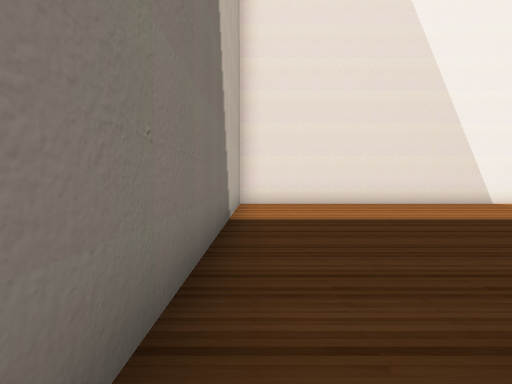
View 1 (above)

19 first-person views from a walk through a 3-D level made in the Godot game engine. The camera is 1.4 m above the floor, tilts 2° down and sees 80° across. The floor is counted in squares, 2 m on a side. Each view is taken from the middle of a square. On the plan, view 1 faces up. The plan holds only what a view shows up to about 10 squares ahead; the rest is blank. The place goes on beyond the plan. Some surface patterns are stand-ins.

View 2
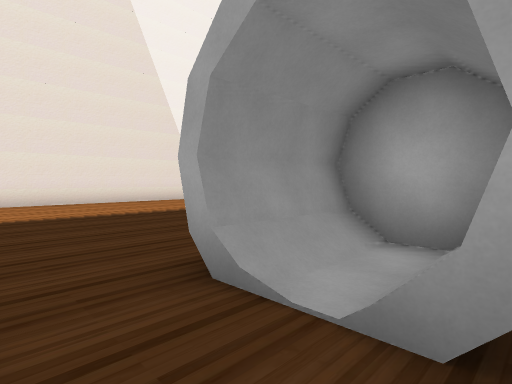

View 3
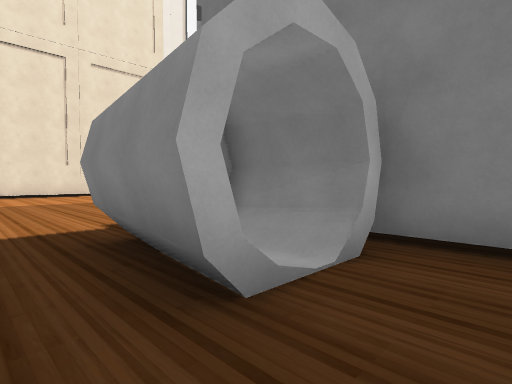

View 4
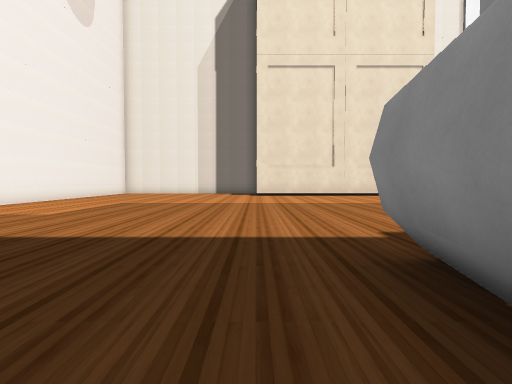

View 5
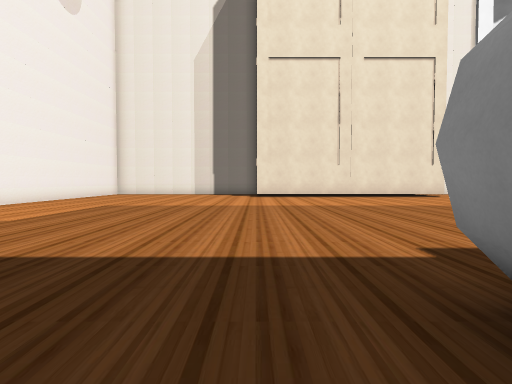

View 6
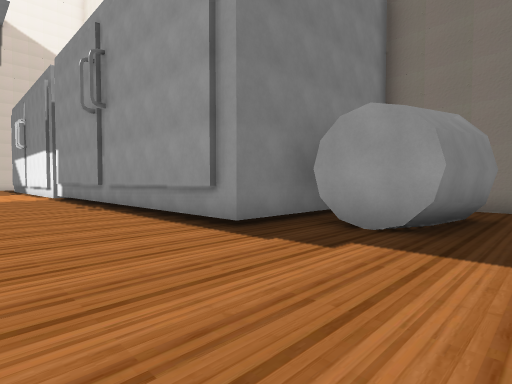

View 7
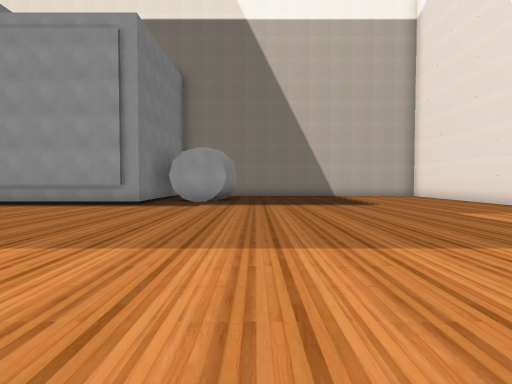

View 8
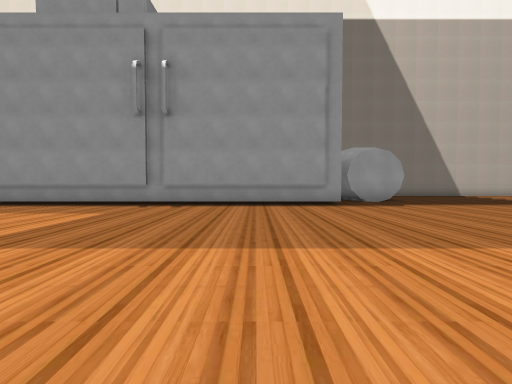

View 9
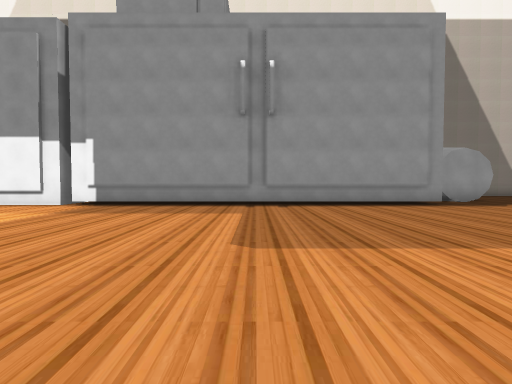

View 10
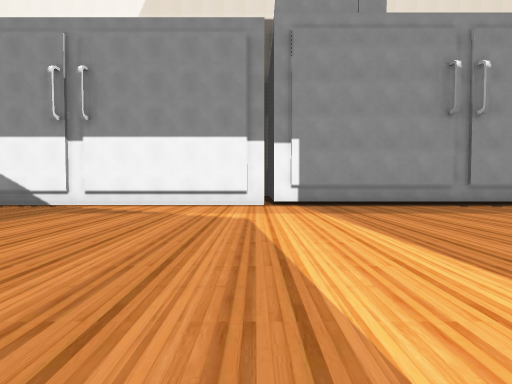

View 11
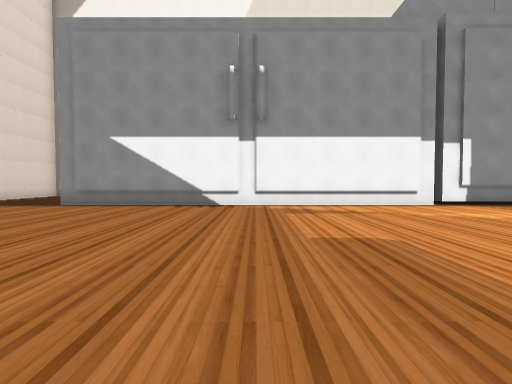

View 12
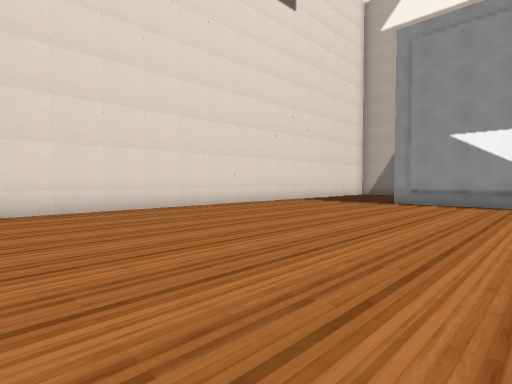

View 13
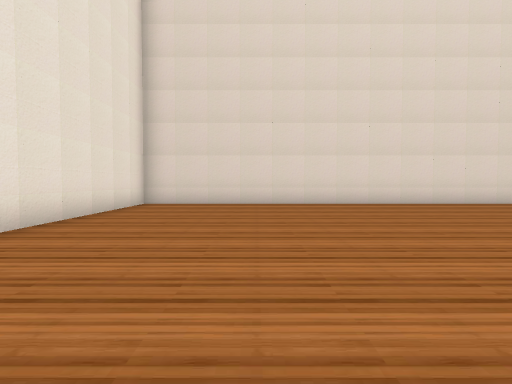

View 14
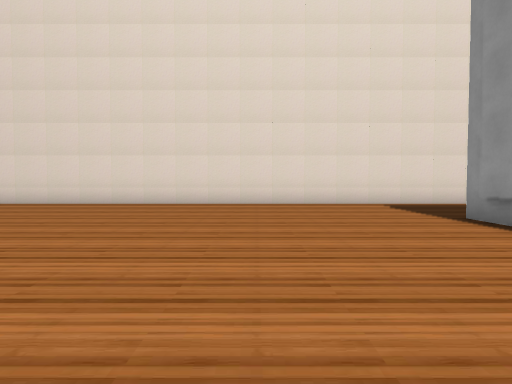

View 15
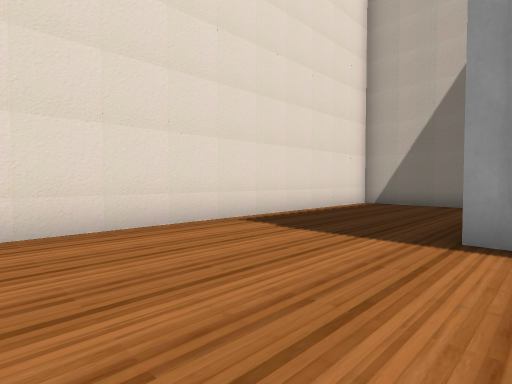

View 16
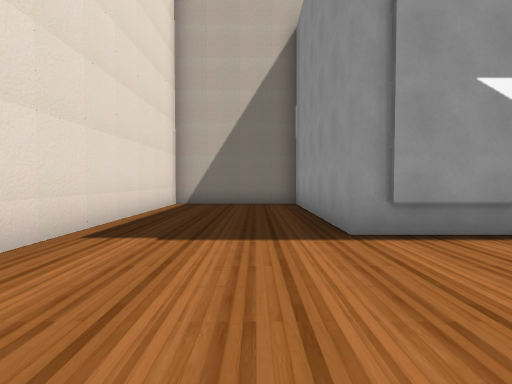

View 17
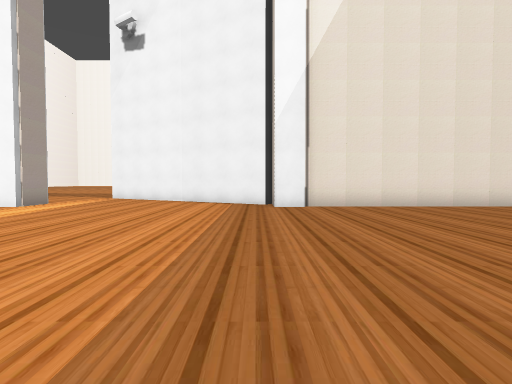

View 18
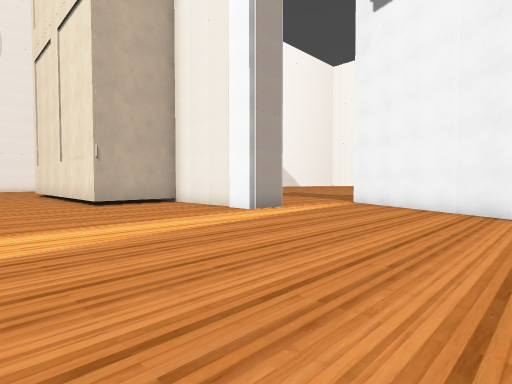

View 19
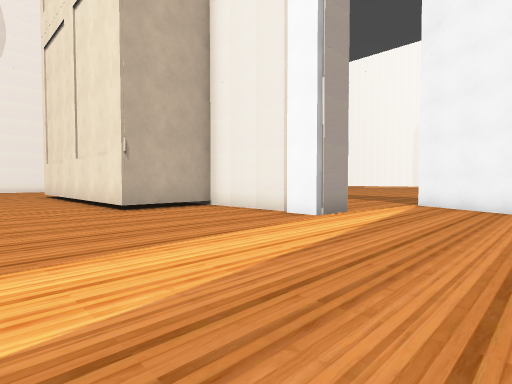

### Floor plan
Points are (right, up) in squares from view 1. A wall is a line through its corners. A room is listed if a view was taken in it or the views show most of it. See-through windows are left out.
Room 1 (views 1, 2)
walls: (1.3, -1.2) (1.3, -0.9) (3.4, -0.9) (3.4, 0.9) (1.3, 0.9); (0.3, -1.5) (5, -1.5)
ways out: opening at (0.5, 1) to room 2
Room 2 (views 3, 4, 5, 6, 7, 8, 9, 10, 11, 12, 13, 14, 15, 16, 17, 18, 19)
walls: (5, -12.7) (5, -23.8) (-0.5, -23.8) (-0.5, -27.5) (18.5, -27.5) (18.5, -18.4); (18.3, -10.5) (18.3, -9.6); (18.5, -9.5) (18.5, -6.6) (15.9, -6.6) (15.9, -2.8); (5, -1.5) (5, -12.5); (19.1, -17.3) (22.1, -12); (18.3, -18.4) (18.3, -17.5); (1.3, 0.9) (1.3, 1.1) (3.7, 0.9) (3.7, -1); (12.1, 9.5) (9.9, 9.5); (8, 9.5) (-0.5, 9.5); (-0.5, 9.1) (-0.5, 0.5)
ways out: opening at (0.5, 1) to room 1; opening at (20, -11)

Positions as (right, up) in squares from view 1, and headings:
1: (0, 0), facing up
2: (0, -1), facing up-right
3: (0, 2), facing down-right
4: (1, 2), facing right
5: (2, 2), facing right
6: (8, 2), facing down-left
7: (14, 2), facing left
8: (14, -4), facing left
9: (14, -7), facing left
10: (14, -13), facing left
11: (14, -18), facing left
12: (15, -20), facing down-left
13: (15, -18), facing down
14: (9, -18), facing down
15: (9, -23), facing down-left
16: (9, -25), facing left
17: (10, -17), facing right
18: (13, -16), facing up-right
19: (13, -14), facing up-right
